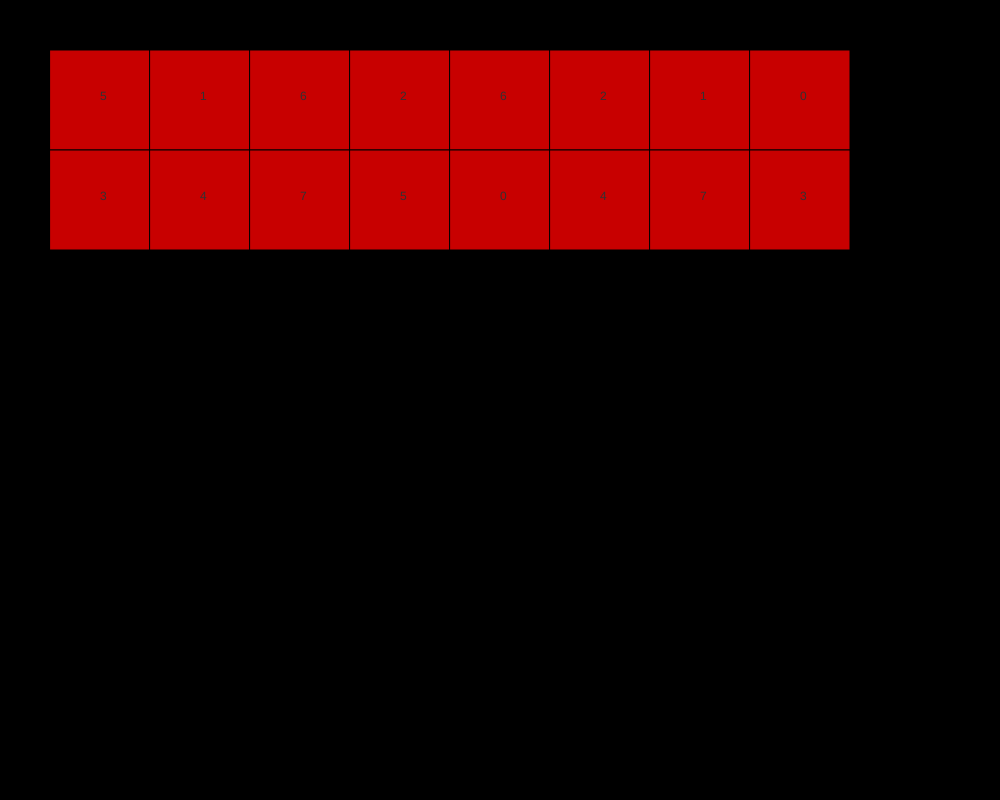
Frame 1 (no input)
Frame 60 (no input): identical to frame 1, image omitted
Frame 120 (the mouse pressed at the canvas centre since frame 60): identical to frame 1, image omitted

The p5.js sketch that drew this single still picture (run headless with seeded random() and noise() and a simulated clock; from frame 60 on, the mouse is pressed at the canvas centre):

// p5.js sketch
// ── sketch.js
var canvasID;


function preload()
{

}

function setup()
{
	createCanvas(1000,800);

	frameRate(30);
	matchGameSetupTables();


	canvasID = 1;
}

function draw()
{
	background(0,0,0);


	if (canvasID == 1)
	{
		matchGameDraw();
	}
	if (canvasID == 2)
	{
		fill(255,255,255);
		textSize(30);
		text("YOU WIN!",50,50);
	}
	

}

function mouseReleased()
{
	lock = false;
}
// ── matchGame.js
var gridOfPhotosBackEnd;
var gridOfPhotosPlayerSelection;
var maxX;
var maxY;
var selectionCounter;
var lock;
var finalFrameCount;
var lockFrame;
var alpha1;
var widthOfCard;
var heightOfCard;

function matchGameSetupTables()
{
	// starting variables you should not modify
	finalFrameCount = 0;
	lockFrame = false;
	alpha1 = 255;
	lock = false;


	// starting variables you CAN AND SHOULD MODIFY
	// modify these values to change the size of your cards and playing field
	widthOfCard = 50;
	heightOfCard = 50;
	// NOTE: maxX * maxY cannot be an odd number otherwise you will not have an even number of tiles
	maxX = 2;
	maxY = 8;





	selectionCounter = new Array(6);

	for (var x = 0; x < 5; x++)
	{
		selectionCounter[x]	= 0;
	}


	// setup grid structure
	// --------------------------------------
	gridOfPhotosPlayerSelection = new Array(maxX);
	gridOfPhotosBackEnd = new Array(maxX);
	var randomNumberCollection = new Array(maxX*maxY);

	for (var x = 0, r = 0; x < maxX*maxY; r++)
	{
		randomNumberCollection[x] = r;
		x++;
		randomNumberCollection[x] = r;
		x++;
	}


	for (var r = 0; r < maxX; r++)
	{
		gridOfPhotosBackEnd[r] = new Array(maxY);
		gridOfPhotosPlayerSelection[r] = new Array(maxY);
	}

	for (var r = 0; r < maxX; r++)
	{
		for (var c = 0; c < maxY; c++)
		{
			gridOfPhotosBackEnd[r][c] = 0;
			gridOfPhotosPlayerSelection[r][c] = 0;
		}		
	}


	var notFinished = true;
	var nextR = 0;
	var nextC = 0;
	while (notFinished)
	{	
		var temp = int(random(0,randomNumberCollection.length));
		var countMax = 0;

		console.log(nextR+" "+nextC+" "+maxX+" "+maxY+" "+temp+" "+randomNumberCollection.length);
	
		gridOfPhotosBackEnd[nextR][nextC] = randomNumberCollection[temp];

		nextC++;
		if (nextC == maxY )
		{
			nextR++;
			nextC = 0;
		}
		
		randomNumberCollection.splice(temp,1);
		
	
		if (randomNumberCollection.length == 0)
		{
			notFinished = false;		
		}

	}
	// --------------------------------------

}


function showCards()
{
	for (var r = 0; r < maxX; r++)
	{
		for (var c = 0; c < maxY; c++)
		{
			// this is where we see if a card is clicked or not
			// at the top of this is a good place to put sound effects
			if (mouseX > widthOfCard+widthOfCard*2*c && mouseX < widthOfCard+widthOfCard*2*c+widthOfCard*2 && mouseY > r*heightOfCard*2+heightOfCard && mouseY < r*heightOfCard*2+heightOfCard+heightOfCard*2 && mouseIsPressed == true && !lock)
			{
				lock = true;
				gridOfPhotosPlayerSelection[r][c] = 1;
				selectionCounter[0]++;
				if (selectionCounter[0] == 1)
				{				
					selectionCounter[1] = r;
					selectionCounter[2] = c;
				}
				else
				{
					selectionCounter[3] = r;
					selectionCounter[4] = c;					
				}
			}
			// shows the cards
			// 0 - default card
			if (gridOfPhotosPlayerSelection[r][c] == 0)
			{
				fill(200,0,0);
				rect(widthOfCard+widthOfCard*2*c,r*heightOfCard*2+heightOfCard,widthOfCard*2,heightOfCard*2);					
			}
			// 1 - flipped card
			else if (gridOfPhotosPlayerSelection[r][c] == 1)
			{
				fill(0,200,0);
				rect(widthOfCard+widthOfCard*2*c,r*heightOfCard*2+heightOfCard,widthOfCard*2,heightOfCard*2);										
			}
			// 2 - card is removed

			// show numbers (this can be removed when product is ready)			
			fill(50,50,50);
			text(gridOfPhotosBackEnd[r][c],widthOfCard*2+widthOfCard*2*c,r*heightOfCard*2+heightOfCard*2);
		}		
	}	

}

// checks if cards match or not
function doesItMatch()
{

	// check if they have selected 2 items and reset
	if (selectionCounter[0] == 2)
	{
		// are the cards a match?
		if (gridOfPhotosBackEnd[selectionCounter[1]][selectionCounter[2]] == gridOfPhotosBackEnd[selectionCounter[3]][selectionCounter[4]] &&
			(selectionCounter[1] != selectionCounter[3] || selectionCounter[2] != selectionCounter[4]))
		{
			match = true;
			lockFrame = false;
			// remove cards
			gridOfPhotosPlayerSelection[selectionCounter[1]][selectionCounter[2]] = 2;
			gridOfPhotosPlayerSelection[selectionCounter[3]][selectionCounter[4]] = 2;

		}
		else
		{
			// turn cards back to red
			gridOfPhotosPlayerSelection[selectionCounter[1]][selectionCounter[2]] = 0;
			gridOfPhotosPlayerSelection[selectionCounter[3]][selectionCounter[4]] = 0;

		}

		// reset selected items back to all covered
		for (var x = 0; x < 5; x++)
		{
			selectionCounter[x] = 0;
		}
	}
	
}

// function that handles the match message
function showMatch()
{
	if (match == true)
	{
		// initiate "match" message countdown
		// this is where you can place sound effects for when you score a match
		if (lockFrame == false)
		{
			alpha1 = 255;
			lockFrame = true;
			finalFrameCount = frameCount + 120;
		}
		fill(255,255,255,alpha1);
		alpha1--;
		text("Match!",600,100);
		if (frameCount > finalFrameCount)
		{
			match = false;
			lockFrame = false;
		}

	}
}

// check if the game is over or not function
function gameOver()
{
	var endGame = true;
	for (var r = 0; r < maxX; r++)
	{
		for (var c = 0; c < maxY; c++)
		{
			if (gridOfPhotosPlayerSelection[r][c] != 2)
			{
				endGame = false;
				break;
			}
		}
	}
	// when the game is over switch the canvasID
	if (endGame)
	{
		canvasID = 2;
	}
}

// main cycle for game
function matchGameDraw()
{
	showCards();
	doesItMatch();
	showMatch();
	gameOver();		

}
